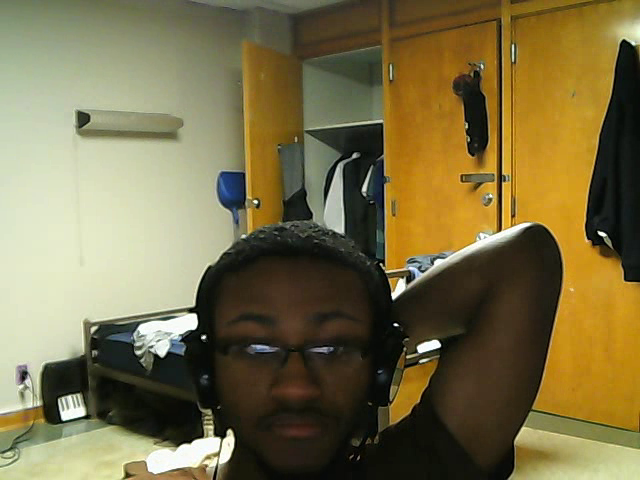
#> input picture frame 9 of output.avi, 640 x 480 px, given in place of the camera
$ python camera.py
#> lines starting #> are read from the running program, lines starting #| are printed output that depends on the picture
# ---- start code (python3) ----
# ---- camtar.py ----
# imports
import os, sys, time
import cv2
import numpy

# init camera
camera = cv2.VideoCapture(0)
#camera.set(3, 320)   uncommenting these causes an error
#camera.set(4, 240)   making the video created unusable
time.sleep(0.5) #gives camera time to initialize (jeremy)

# master frame
master = None

# Define the codec and create VideoWriter object.The output is stored in 'outpy.avi' file.
fourcc = cv2.VideoWriter_fourcc(*'XVID')
out = cv2.VideoWriter('output.avi',fourcc, 10.0, (640,480))

while (True):
    ret, preFrame = camera.read()
#> preFrame is the input picture: shape (480, 640, 3); mean B, G, R 71.4, 110.8, 121.7
    # Our operations on the frame come here
    #gray = cv2.cvtColor(preFrame, cv2.COLOR_BGR2GRAY)
    cv2.imshow('The Frame', preFrame)

    # key delay and action
    if cv2.waitKey(1) & 0xFF == ord('q'):
        #cv2.destroyWindow('The Frame')
#> (key q is pressed here)
        while(1):
            # grab a frame
            grabbed, frame0 = camera.read()
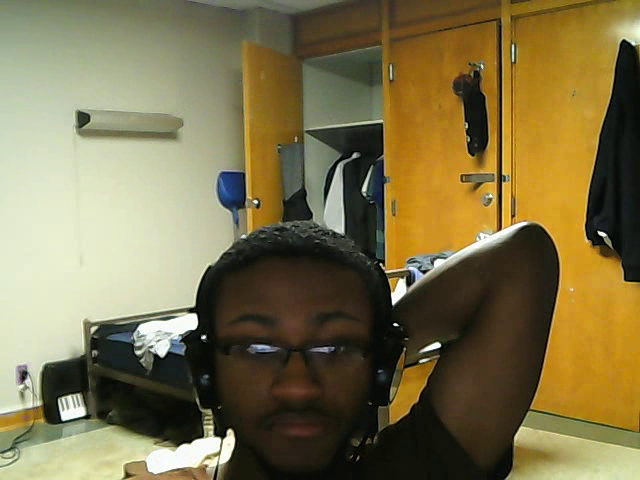
#> input picture frame 10 of output.avi, 640 x 480 px, given in place of the camera
#> frame0 is the input picture: shape (480, 640, 3); mean B, G, R 74.8, 113.9, 125
            # end of feed
            if not grabbed:  # error handle (jeremy)
                break


            # gray frame
            frame1 = cv2.cvtColor(frame0, cv2.COLOR_BGR2GRAY)
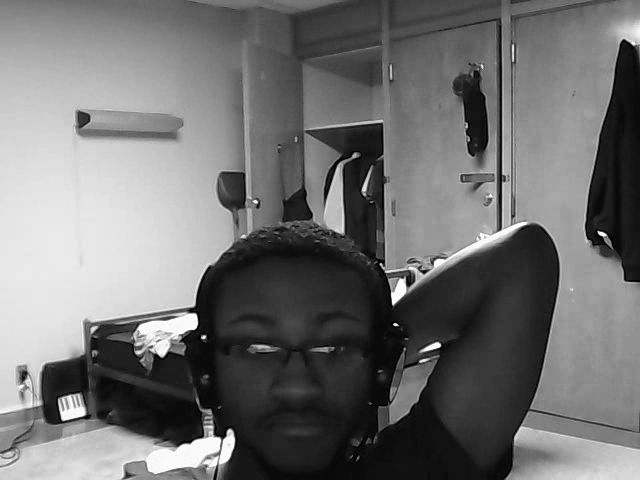
#> frame1: shape (480, 640); min 0, max 255, mean 112.7

            # blur frame
            frame2 = cv2.GaussianBlur(frame1, (21, 21), 0)
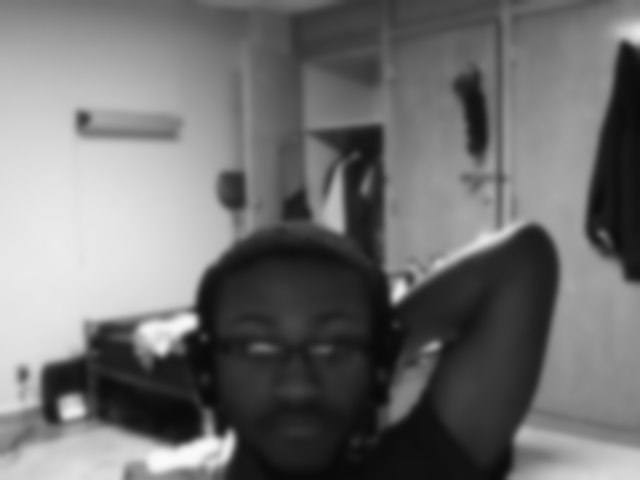
#> frame2: shape (480, 640); min 9, max 250, mean 112.7

            # initialize master
            if master is None:
                master = frame2
                continue

            # delta frame
            frame3 = cv2.absdiff(master, frame2)

            # threshold frame
            frame4 = cv2.threshold(frame3, 15, 255, cv2.THRESH_BINARY)[1]

            # dilate the thresholded image to fill in holes
            kernel = numpy.ones((5, 5), numpy.uint8)
            frame5 = cv2.dilate(frame4, kernel, iterations=4)

            # find contours on thresholded image
            contours, nada = cv2.findContours(frame5.copy(), cv2.RETR_EXTERNAL, cv2.CHAIN_APPROX_SIMPLE)

            # make coutour frame
            frame6 = frame0.copy()

            # target contours
            targets = []

            # loop over the contours
            for c in contours:

                # if the contour is too small, ignore it
                if cv2.contourArea(c) < 500:
                    continue

                # contour data
                M = cv2.moments(c)  # ;print( M )
                cx = int(M['m10'] / M['m00'])
                cy = int(M['m01'] / M['m00'])
                x, y, w, h = cv2.boundingRect(c)
                rx = x + int(w / 2)
                ry = y + int(h / 2)
                ca = cv2.contourArea(c)

                # plot contours
                cv2.drawContours(frame6, [c], 0, (0, 0, 255), 2)
                cv2.rectangle(frame6, (x, y), (x + w, y + h), (0, 255, 0), 2)
                cv2.circle(frame6, (cx, cy), 2, (0, 0, 255), 2)
                cv2.circle(frame6, (rx, ry), 2, (0, 255, 0), 2)

                # save target contours
                targets.append((rx, ry, ca))

            # make target
            area = sum([x[2] for x in targets])
            mx = 0
            my = 0
            if targets:
                for x, y, a in targets:
                    mx += x
                    my += y
                mx = int(round(mx / len(targets), 0))
                my = int(round(my / len(targets), 0))

            # plot target
            tr = 50
            frame7 = frame0.copy()
            if targets:
                out.write(frame0)
                cv2.circle(frame7, (mx, my), tr, (0, 0, 255, 0), 2)
                cv2.line(frame7, (mx - tr, my), (mx + tr, my), (0, 0, 255, 0), 2)
                cv2.line(frame7, (mx, my - tr), (mx, my + tr), (0, 0, 255, 0), 2)
            # update master
            master = frame2

            # [7 lines of commented-out code are left out]
            cv2.imshow("Frame6: Contours", frame6)
            #cv2.imshow("Frame7: Target", frame7)
            if cv2.waitKey(1) & 0xFF == ord('w'):
                break
        break

# When everything done, release the capture
camera.release()
out.release()
cv2.destroyAllWindows()

$ run again, starting later in the video
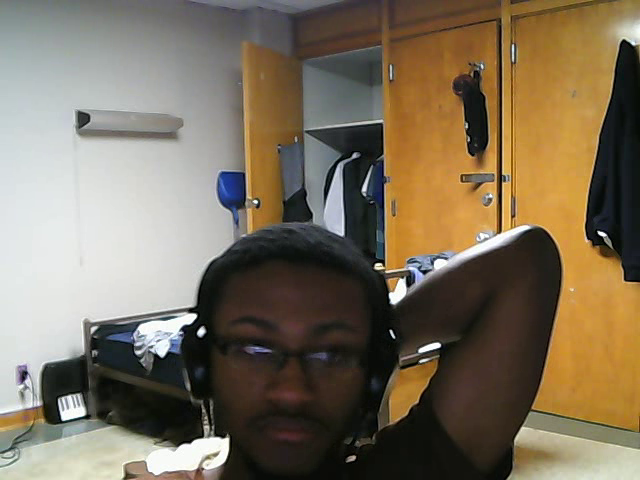
#> input picture frame 41 of output.avi, 640 x 480 px, given in place of the camera
#> preFrame is the input picture: shape (480, 640, 3); mean B, G, R 91.7, 111.7, 124.1
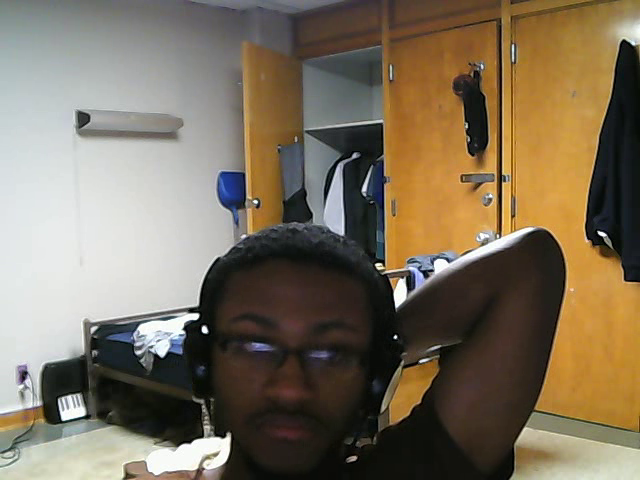
#> input picture frame 42 of output.avi, 640 x 480 px, given in place of the camera
#> frame0 is the input picture: shape (480, 640, 3); mean B, G, R 92.1, 111.8, 124.2
#> `frame2 = cv2.GaussianBlur(frame1, (21, 21), 0)`:
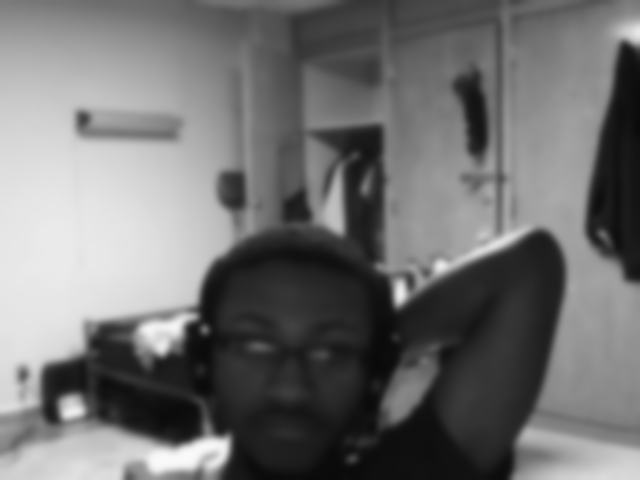
#> frame2: shape (480, 640); min 10, max 249, mean 113.2

$ run again, starting later in the video
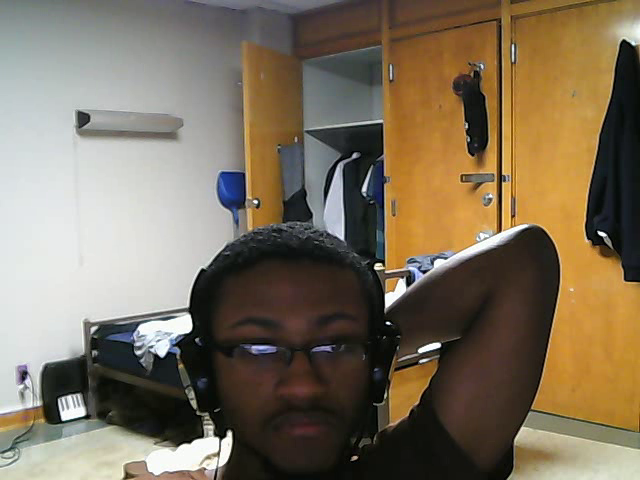
#> input picture frame 74 of output.avi, 640 x 480 px, given in place of the camera
#> preFrame is the input picture: shape (480, 640, 3); mean B, G, R 92.1, 112.3, 125.3
#> `frame1 = cv2.cvtColor(frame0, cv2.COLOR_BGR2GRAY)`:
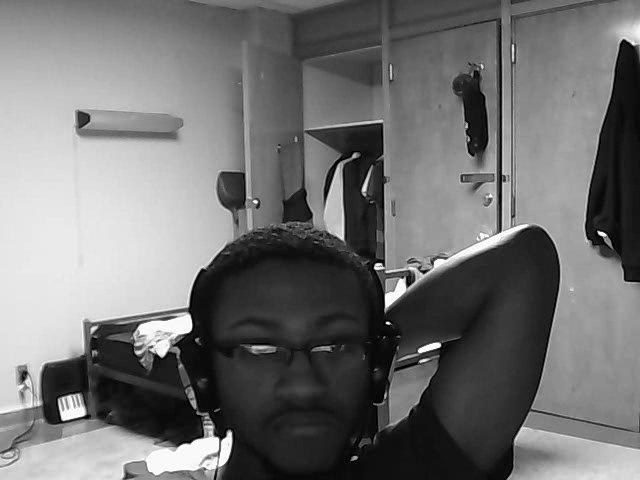
#> frame1: shape (480, 640); min 0, max 255, mean 113.7
#> `frame2 = cv2.GaussianBlur(frame1, (21, 21), 0)`:
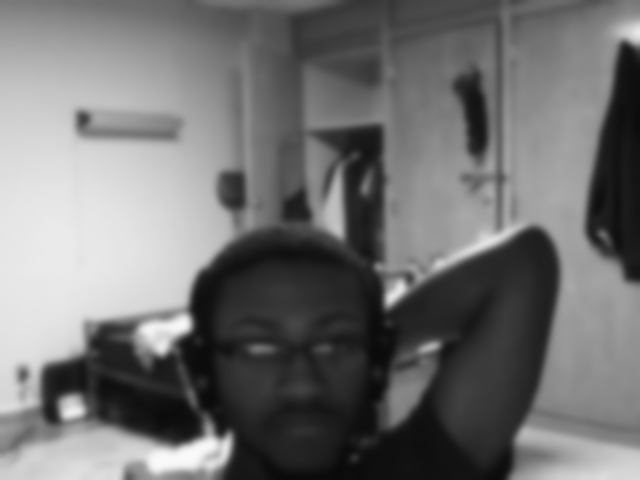
#> frame2: shape (480, 640); min 10, max 249, mean 113.7
